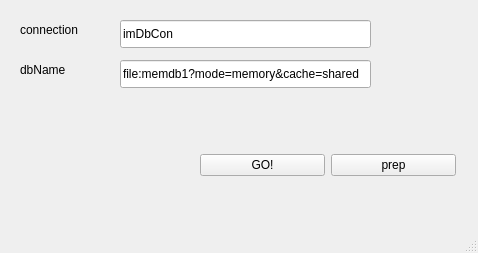
<?xml version="1.0" encoding="UTF-8"?>
<ui version="4.0">
 <class>MainWindow</class>
 <widget class="QMainWindow" name="MainWindow">
  <property name="geometry">
   <rect>
    <x>0</x>
    <y>0</y>
    <width>478</width>
    <height>253</height>
   </rect>
  </property>
  <property name="windowTitle">
   <string>MainWindow</string>
  </property>
  <widget class="QWidget" name="centralwidget">
   <widget class="QLineEdit" name="leConnectionName">
    <property name="geometry">
     <rect>
      <x>120</x>
      <y>20</y>
      <width>251</width>
      <height>28</height>
     </rect>
    </property>
    <property name="text">
     <string>imDbCon</string>
    </property>
   </widget>
   <widget class="QLineEdit" name="leDbName">
    <property name="geometry">
     <rect>
      <x>120</x>
      <y>60</y>
      <width>251</width>
      <height>28</height>
     </rect>
    </property>
    <property name="text">
     <string>file:memdb1?mode=memory&amp;cache=shared</string>
    </property>
   </widget>
   <widget class="QLabel" name="label">
    <property name="geometry">
     <rect>
      <x>20</x>
      <y>20</y>
      <width>101</width>
      <height>20</height>
     </rect>
    </property>
    <property name="text">
     <string>connection</string>
    </property>
   </widget>
   <widget class="QLabel" name="label_2">
    <property name="geometry">
     <rect>
      <x>20</x>
      <y>60</y>
      <width>101</width>
      <height>20</height>
     </rect>
    </property>
    <property name="text">
     <string>dbName</string>
    </property>
   </widget>
   <widget class="QWidget" name="">
    <property name="geometry">
     <rect>
      <x>200</x>
      <y>150</y>
      <width>256</width>
      <height>31</height>
     </rect>
    </property>
    <layout class="QHBoxLayout" name="horizontalLayout">
     <item>
      <widget class="QPushButton" name="pbGo">
       <property name="text">
        <string>GO!</string>
       </property>
      </widget>
     </item>
     <item>
      <widget class="QPushButton" name="pbexit_2">
       <property name="text">
        <string>prep</string>
       </property>
      </widget>
     </item>
    </layout>
   </widget>
  </widget>
  <widget class="QMenuBar" name="menubar">
   <property name="geometry">
    <rect>
     <x>0</x>
     <y>0</y>
     <width>478</width>
     <height>31</height>
    </rect>
   </property>
  </widget>
  <widget class="QStatusBar" name="statusbar"/>
 </widget>
 <resources/>
 <connections/>
</ui>
